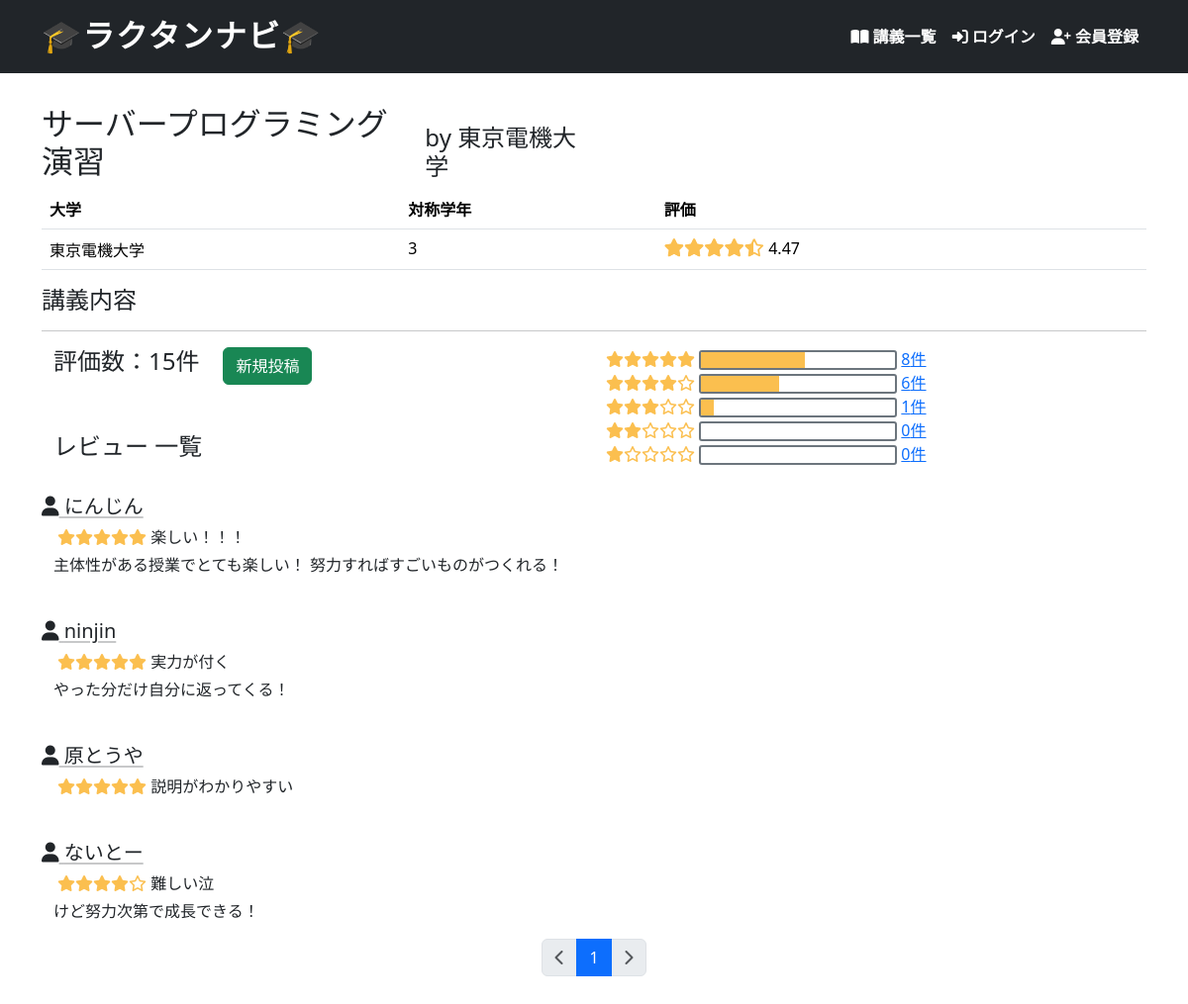
/lectures/2/, run on the app's committed database.
### helloworld/models.py (models this page shows, shortened)
class Lecture(models.Model):
    name = models.CharField(max_length=128)
    body = models.TextField(null=True, blank=True)
    university = models.CharField(max_length=128, null=True, blank=True)
    school_year = models.IntegerField(null=True, blank=True)
    average_score = models.FloatField(null=True, blank=True)
    reviews_count = models.IntegerField(default=0, blank=True)

class Review(models.Model):
    title = models.CharField(max_length=128, null=True, blank=True)
    comment = models.TextField(null=True, blank=True)
    score = models.IntegerField(validators=[MinValueValidator(1), MaxValueValidator(5)])
    lecture = models.ForeignKey(Lecture, on_delete=models.CASCADE)
    user = models.ForeignKey(settings.AUTH_USER_MODEL, on_delete=models.CASCADE)

class User(AbstractUser):
    university = models.CharField(max_length=128, null=True, blank=True)
    school_year = models.PositiveIntegerField(null=True, blank=True)
    is_manager = models.BooleanField(default=False)

### helloworld/views.py (the view)
# urls.py: path('lectures/<int:lecture_id>/', views.lecture_show, name='lectures_show'),
def lecture_show(request, lecture_id):
    lecture = get_object_or_404(Lecture, pk=lecture_id)
    q_score = request.GET.get('q_score')
    search_score = int(q_score) if q_score is not None else ""
    if search_score:
        reviews = lecture.review_set.filter(score=search_score)
    else:
        reviews = lecture.review_set.all()
    score1_count = lecture.review_set.filter(score=1).count()
    score2_count = lecture.review_set.filter(score=2).count()
    score3_count = lecture.review_set.filter(score=3).count()
    score4_count = lecture.review_set.filter(score=4).count()
    score5_count = lecture.review_set.filter(score=5).count()
    score_counts = {
        5: score5_count,
        4: score4_count,
        3: score3_count,
        2: score2_count,
        1: score1_count,
    }
    is_favorite = lecture.favorite_set.filter(user=request.user).exists() if request.user.is_authenticated else False
    valid_reviews_list = []
    for review in reviews:
        if review.title or review.comment:
            valid_reviews_list.append(review)
    paginator = Paginator(valid_reviews_list, 10)
    page_number = request.GET.get('page')
    valid_reviews = paginator.get_page(page_number)
    context = {
        'lecture': lecture,
        'reviews': reviews,
        'search_score': search_score,
        'score_counts': score_counts,
        'valid_reviews': valid_reviews,
        'is_favorite': is_favorite,
    }
    return render(request, 'snippets/lectures/show.html', context)

### helloworld/templatetags/review_probability.py (called while the page is built)
@register.filter
def review_percent(value, count):
    try:
        return round((float(value) / count) * 100, 2)
    except (ZeroDivisionError, ValueError, TypeError):
        return 0

### helloworld/templatetags/star_filters.py (called while the page is built)
@register.filter
def rating_to_percent(value):
    try:
        return float(value) / 5 * 100
    except (ValueError, TypeError):
        return 0

### helloworld/templates/snippets/lectures/show.html (shortened to what this page needs)
{% extends 'base.html' %}
{% block main %}
<div class="row">
  <div class="col d-flex align-items-end">
    <h2>{{ lecture.name }}</h2>
    {% if lecture.university %}
    <h4 class="ms-3">by {{ lecture.university }}</h4>
    {% endif %}
  </div>
  <div class="col">
  </div>
</div>
<table class="table">
  <thead>
    <tr>
      <th>大学</th>
      <th>対称学年</th>
      <th>評価</th>
    </tr>
  </thead>
  <tbody>
    <tr>
      <td>{{ lecture.university }}</td>
      <td>{{ lecture.school_year }}</td>
      <td>
        {% load star_filters %}
        <div class="star-rating">
          <div class="star-rating-fill" style="width: {{ lecture.average_score|rating_to_percent }}%;"></div>
        </div>
        {{ lecture.average_score }}
      </td>
    </tr>
  </tbody>
</table>
<h4>講義内容</h4>
<hr>
<div class="row">
  <div class="col">
    <div class="container">
      <div class="row mb-5">
        <div class="col-auto">
          {% if search_score %}
            <h4>評価数：{{ reviews.count }}件</h4>
          {% else %}
            <h4>評価数：{{ lecture.reviews_count }}件</h4>
          {% endif %}
        </div>
        <div class="col-auto"><a href="{% url 'reviews_new' lecture.id %}" class="btn btn-success">新規投稿</a></div>
      </div>
      <div class="row">
        {% if search_score %}
          <h4>レビューの絞り込み（評価 ：{% include 'lectures/_star.html' with score=search_score %}）</h4>
        {% else %}
          <h4>レビュー 一覧</h4>
        {% endif %}
      </div>
    </div>
  </div>
  <div class="col">
    {% for key, value in score_counts.items %}
      {% include 'lectures/_star.html' with score=key %}
      {% load review_probability %}
      <div class="review-meter">
        <div class="review-meter-fill" style="width: {{ value|review_percent:lecture.reviews_count }}%;"></div>
      </div>
      <a href="?q_score={{ key }}">{{ value }}件</a>
      <br>
    {% endfor %}
  </div>
</div>
{% if valid_reviews %}
{% for review in valid_reviews %}
<div class="row mt-4">
  <div class="col">
    <a href="#" class="review-username fs-5 link-dark link-offset-1 link-underline-opacity-25 link-underline-opacity-100-hover" data-user-id="{{ review.user.id }}">
      <i class="fa-solid fa-user"></i>
      {{ review.user.username }}
    </a>
    <div class="container">
      <p class="m-1">
        {% include 'lectures/_star.html' with score=review.score %}
        {{ review.title|default:"タイトルなし" }}
      </p>
      <p>{{ review.comment }}</p>
    </div>
  </div>
  <div class="col mt-5">
  </div>
</div>
{% endfor %}
{% include '_pagination.html' with list=valid_reviews %}
{% else %}
<p>まだコメントはありません。</p>
{% endif %}
{% load static %}
{% endblock %}

### helloworld/templates/snippets/lectures/_star.html
<span class="star">
  {% if score == 1 %}
    <i class="fa-solid   fa-star"></i><i class="fa-regular fa-star"></i><i class="fa-regular fa-star"></i><i class="fa-regular fa-star"></i><i class="fa-regular fa-star"></i>
  {% elif score == 2 %}
    <i class="fa-solid   fa-star"></i><i class="fa-solid   fa-star"></i><i class="fa-regular fa-star"></i><i class="fa-regular fa-star"></i><i class="fa-regular fa-star"></i>
  {% elif score == 3 %}
    <i class="fa-solid   fa-star"></i><i class="fa-solid   fa-star"></i><i class="fa-solid   fa-star"></i><i class="fa-regular fa-star"></i><i class="fa-regular fa-star"></i>
  {% elif score == 4 %}
    <i class="fa-solid   fa-star"></i><i class="fa-solid   fa-star"></i><i class="fa-solid   fa-star"></i><i class="fa-solid   fa-star"></i><i class="fa-regular fa-star"></i>
  {% elif score == 5 %}
    <i class="fa-solid   fa-star"></i><i class="fa-solid   fa-star"></i><i class="fa-solid   fa-star"></i><i class="fa-solid   fa-star"></i><i class="fa-solid   fa-star"></i>
  {% else %}
    <i class="fa-regular fa-star"></i><i class="fa-regular fa-star"></i><i class="fa-regular fa-star"></i><i class="fa-regular fa-star"></i><i class="fa-regular fa-star"></i>
  {% endif %}
</span>

### helloworld/static/snippets/css/style.css (style rules this page uses)
.star { color: #fbbf4f; }
.star-rating { position: relative; display: inline-block; font-size: 18px; }
.star-rating::before { content: '\f005\f005\f005\f005\f005'; font-family: 'Font Awesome 5 Free'; font-weight: 400; color: #fbbf4f; }
.star-rating-fill { position: absolute; top: 0; left: 0; overflow: hidden; white-space: nowrap; color: #fbbf4f; }
.star-rating-fill::before { content: '\f005\f005\f005\f005\f005'; font-family: 'Font Awesome 5 Free'; font-weight: 900; }
.review-meter { width: 200px; height: 20px; border: 2px solid #6c757d; border-radius: 3px; overflow: hidden; display: inline-block; vertical-align: middle; }
.review-meter-fill { height: 100%; background-color: #fbbf4f; }

### data on the page
Lecture: name "サーバープログラミング演習", university "東京電機大学", school_year "3", average_score "4.47", reviews_count "15"
Review: user.username "にんじん", title "楽しい！！！", comment "主体性がある授業でとても楽しい！ 努力すればすごいものがつくれる！"
Review: user.username "ninjin", title "実力が付く", comment "やった分だけ自分に返ってくる！"
Review: user.username "原とうや", title "説明がわかりやすい"
Review: user.username "ないとー", title "難しい泣", comment "けど努力次第で成長できる！"

### other printed values
{{ value }} "8" "6" "1" "0" "0"
{{ num }} "1"
